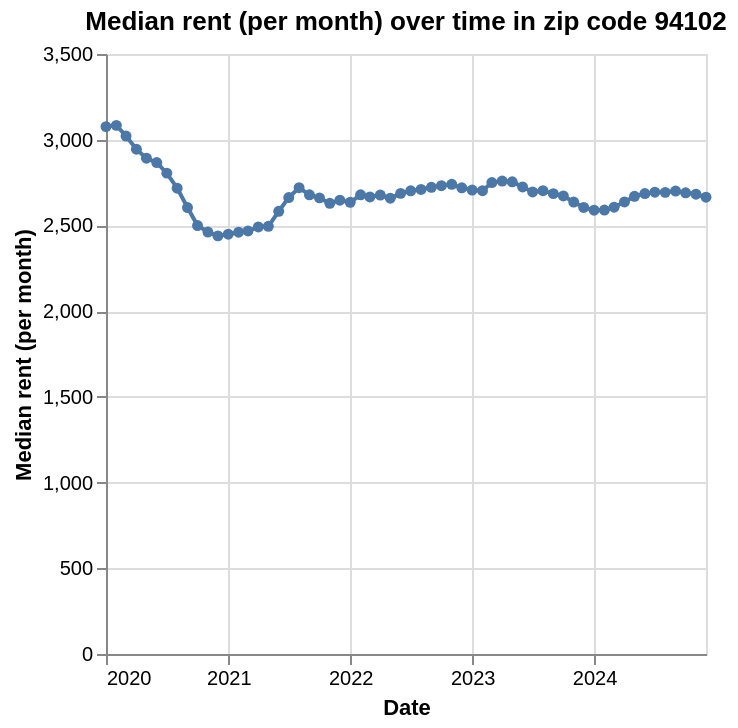

Notebook code cell kept with this figure:
### Code cell
create_rent_scatterplot("94102")

### Figure 1 — Vega-Lite specification as saved in the notebook (floating-point values rounded to 4 significant figures)
{"config": {"view": {"continuousWidth": 300, "continuousHeight": 300}}, "data": {"name": "data-b32a7cc44696ef6dcb00c67c5f39c8d2"}, "mark": {"type": "line", "point": true}, "encoding": {"x": {"field": "date", "title": "Date", "type": "temporal"}, "y": {"field": "rent", "title": "Median rent (per month)", "type": "quantitative"}}, "title": "Median rent (per month) over time in zip code 94102", "$schema": "https://vega.github.io/schema/vega-lite/v6.1.0.json", "datasets": {"data-b32a7cc44696ef6dcb00c67c5f39c8d2": [{"zip": "94102", "date": "2020-01", "rent": 3076.0}, {"zip": "94102", "date": "2020-02", "rent": 3084.0}, {"zip": "94102", "date": "2020-03", "rent": 3022.0}, {"zip": "94102", "date": "2020-04", "rent": 2945.0}, {"zip": "94102", "date": "2020-05", "rent": 2892.0}, {"zip": "94102", "date": "2020-06", "rent": 2867.0}, {"zip": "94102", "date": "2020-07", "rent": 2805.0}, {"zip": "94102", "date": "2020-08", "rent": 2717.0}, {"zip": "94102", "date": "2020-09", "rent": 2604.0}, {"zip": "94102", "date": "2020-10", "rent": 2499.0}, {"zip": "94102", "date": "2020-11", "rent": 2461.0}, {"zip": "94102", "date": "2020-12", "rent": 2439.0}, {"zip": "94102", "date": "2021-01", "rent": 2449.0}, {"zip": "94102", "date": "2021-02", "rent": 2461.0}, {"zip": "94102", "date": "2021-03", "rent": 2467.0}, {"zip": "94102", "date": "2021-04", "rent": 2491.0}, {"zip": "94102", "date": "2021-05", "rent": 2495.0}, {"zip": "94102", "date": "2021-06", "rent": 2583.0}, {"zip": "94102", "date": "2021-07", "rent": 2662.0}, {"zip": "94102", "date": "2021-08", "rent": 2720.0}, {"zip": "94102", "date": "2021-09", "rent": 2679.0}, {"zip": "94102", "date": "2021-10", "rent": 2661.0}, {"zip": "94102", "date": "2021-11", "rent": 2629.0}, {"zip": "94102", "date": "2021-12", "rent": 2647.0}, {"zip": "94102", "date": "2022-01", "rent": 2635.0}, {"zip": "94102", "date": "2022-02", "rent": 2678.0}, {"zip": "94102", "date": "2022-03", "rent": 2666.0}, {"zip": "94102", "date": "2022-04", "rent": 2677.0}, {"zip": "94102", "date": "2022-05", "rent": 2659.0}, {"zip": "94102", "date": "2022-06", "rent": 2687.0}, {"zip": "94102", "date": "2022-07", "rent": 2702.0}, {"zip": "94102", "date": "2022-08", "rent": 2710.0}, {"zip": "94102", "date": "2022-09", "rent": 2722.0}, {"zip": "94102", "date": "2022-10", "rent": 2732.0}, {"zip": "94102", "date": "2022-11", "rent": 2740.0}, {"zip": "94102", "date": "2022-12", "rent": 2720.0}, {"zip": "94102", "date": "2023-01", "rent": 2706.0}, {"zip": "94102", "date": "2023-02", "rent": 2702.0}, {"zip": "94102", "date": "2023-03", "rent": 2750.0}, {"zip": "94102", "date": "2023-04", "rent": 2759.0}, {"zip": "94102", "date": "2023-05", "rent": 2754.0}, {"zip": "94102", "date": "2023-06", "rent": 2724.0}, {"zip": "94102", "date": "2023-07", "rent": 2696.0}, {"zip": "94102", "date": "2023-08", "rent": 2702.0}, {"zip": "94102", "date": "2023-09", "rent": 2686.0}, {"zip": "94102", "date": "2023-10", "rent": 2672.0}, {"zip": "94102", "date": "2023-11", "rent": 2636.0}, {"zip": "94102", "date": "2023-12", "rent": 2605.0}, {"zip": "94102", "date": "2024-01", "rent": 2589.0}, {"zip": "94102", "date": "2024-02", "rent": 2590.0}, {"zip": "94102", "date": "2024-03", "rent": 2607.0}, {"zip": "94102", "date": "2024-04", "rent": 2637.0}, {"zip": "94102", "date": "2024-05", "rent": 2670.0}, {"zip": "94102", "date": "2024-06", "rent": 2686.0}, {"zip": "94102", "date": "2024-07", "rent": 2694.0}, {"zip": "94102", "date": "2024-08", "rent": 2693.0}, {"zip": "94102", "date": "2024-09", "rent": 2701.0}, {"zip": "94102", "date": "2024-10", "rent": 2690.0}, {"zip": "94102", "date": "2024-11", "rent": 2682.0}, {"zip": "94102", "date": "2024-12", "rent": 2664.0}]}}
